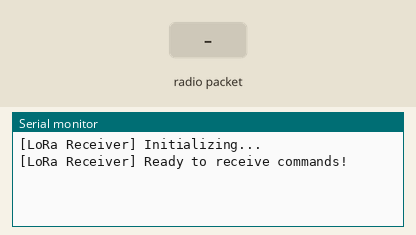
The sketch below on a simulated Arduino Leonardo, built with avr-gcc and run on an emulated ATmega32U4. On the bench: the last lines printed to the serial monitor. The test bench sets the inputs (shaded band). No radio packets arrive unless stated; USB keyboard and mouse output is not drawn.

Above: at 1.2 s.
1.3 s: radio packet "NEXT" arrives
At 2.5 s:
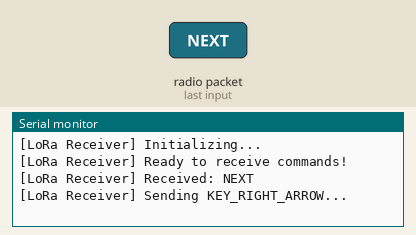
2.8 s: radio packet "PREV" arrives
At 3.8 s:
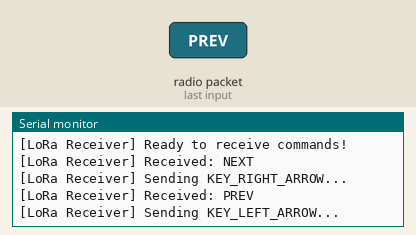
4.3 s: radio packet "1" arrives
At 5.0 s:
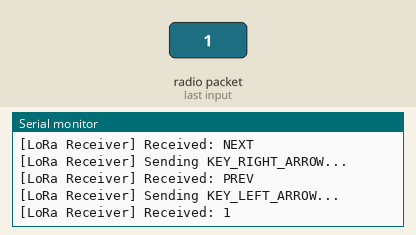

The sketch:

Receiver.ino
```cpp
#include <SPI.h>
#include <LoRa.h>
#include <Keyboard.h>

#define SS 9
#define RST 5
#define DIO0 3

void setup() {
    Serial.begin(9600);
    // while (!Serial);

    Serial.println("[LoRa Receiver] Initializing...");
    LoRa.setPins(SS, RST, DIO0);

    if (!LoRa.begin(433E6)) {
        Serial.println("[LoRa Receiver] Initialization failed!");
        while (1);
    }

    Keyboard.begin();
    Serial.println("[LoRa Receiver] Ready to receive commands!");
}

void loop() {
    int packetSize = LoRa.parsePacket();
    if (packetSize) {
        String message = "";
        while (LoRa.available()) {
            message += (char)LoRa.read();
        }

        message.trim();
        Serial.print("[LoRa Receiver] Received: ");
        Serial.println(message);

        if (message == "NEXT") {
            Serial.println("[LoRa Receiver] Sending KEY_RIGHT_ARROW...");
            Keyboard.press(KEY_RIGHT_ARROW);
            delay(300);
            Keyboard.release(KEY_RIGHT_ARROW);
        } else if (message == "PREV") {
            Serial.println("[LoRa Receiver] Sending KEY_LEFT_ARROW...");
            Keyboard.press(KEY_LEFT_ARROW);
            delay(300);
            Keyboard.release(KEY_LEFT_ARROW);
        }
    }
}
```

Measured:
- after the input at 1.3 s, the serial monitor: prints a new line at once (image 1)
- after the input at 2.8 s, the serial monitor: prints a new line at once (image 2)
- after the input at 4.3 s, the serial monitor: prints a new line at once (image 3)
